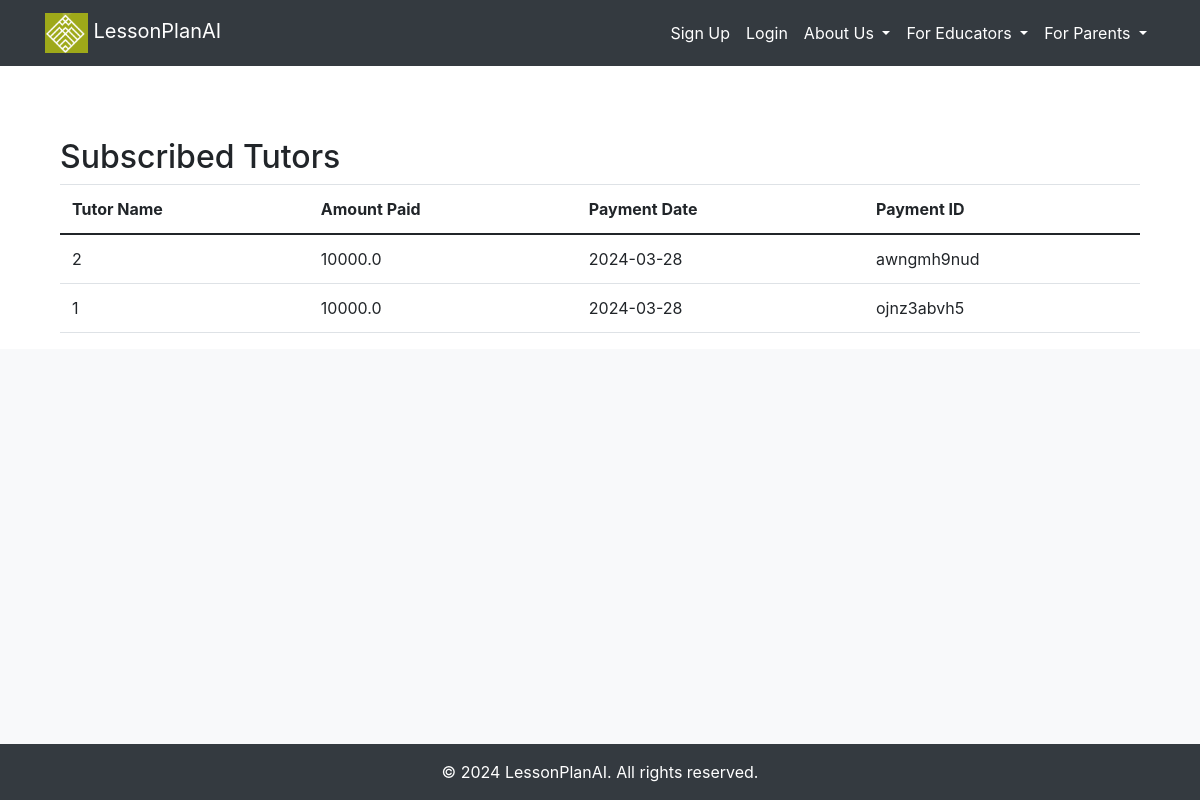
The app's page /subscribed-tutors, older data.
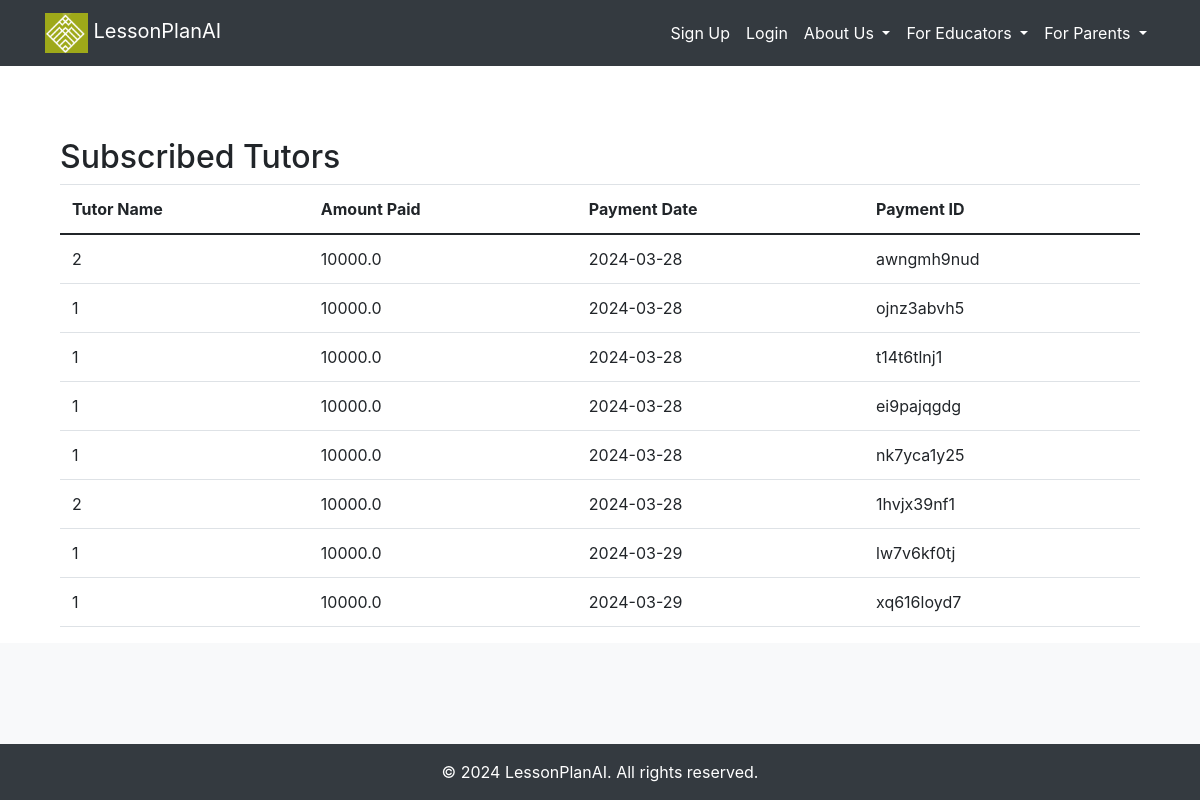
The same page, newer data.
### src/accounts/models.py (models this page shows, shortened)
class TutorFeePayment(db.Model):
    __tablename__ = "tutorfeepayment"
    id = db.Column(db.Integer, primary_key=True)
    tutor_id = db.Column(db.Integer, db.ForeignKey('tutor.id'), nullable=False)
    amount = db.Column(db.Float, nullable=False)
    payment_date = db.Column(db.Date, nullable=False)
    paystack_tutorfeepayment_id = db.Column(db.String(50), nullable=False)
    tutor = db.relationship('Tutor', back_populates='fee_payments')

### src/core/views.py (the view)
@core_bp.route('/subscribed-tutors')
def subscribed_tutors():
    tutor_fee_payments = TutorFeePayment.query.all()
    return render_template('accounts/subscribed_tutors.html', tutor_fee_payments=tutor_fee_payments)

### src/templates/accounts/subscribed_tutors.html
{% extends "_base.html" %}
{% block content %}
<div class="container mt-5">
    <h2>Subscribed Tutors</h2>
    <table class="table">
        <thead>
            <tr>
                <th>Tutor Name</th>
                <th>Amount Paid</th>
                <th>Payment Date</th>
                <th>Payment ID</th>
            </tr>
        </thead>
        <tbody>
            {% for payment in tutor_fee_payments %}
            <tr>
                <td>{{ payment.tutor_id }}</td>
                <td>{{ payment.amount }}</td>
                <td>{{ payment.payment_date.strftime('%Y-%m-%d') }}</td>
                <td>{{ payment.paystack_tutorfeepayment_id }}</td>
            </tr>
            {% endfor %}
        </tbody>
    </table>
</div>
{% endblock %}

### src/templates/_base.html (shortened to what this page needs)
<!DOCTYPE html>
<html>
<head>
    <link href="https://maxcdn.bootstrapcdn.com/bootstrap/4.5.2/css/bootstrap.min.css" rel="stylesheet">
    <link rel="stylesheet" type="text/css" href="/static/styles.css">
    <link href="https://stackpath.bootstrapcdn.com/bootstrap/4.3.1/css/bootstrap.min.css" rel="stylesheet">
    <link href="https://stackpath.bootstrapcdn.com/bootstrap/5.1.0/css/bootstrap.min.css" rel="stylesheet">
    <link rel="stylesheet" href="https://cdnjs.cloudflare.com/ajax/libs/font-awesome/6.1.1/css/all.min.css">
</head>
<body>
    {% include 'navigation.html' %}
    <div class="container mt-4">
        <div>
            {% block content %}
            {% endblock %}
        </div>
    </div>
    <div id="social-media" class="bg-light py-4">
    </div>
    <footer class="bg-dark text-white py-3">
        <div class="container text-center">
            &copy; 2024 LessonPlanAI. All rights reserved.
        </div>
    </footer>
    <link rel="stylesheet" href="https://stackpath.bootstrapcdn.com/bootstrap/4.5.2/css/bootstrap.min.css">
</body>
</html>

### src/templates/navigation.html (shortened to what this page needs)
<header>
  <nav class="navbar navbar-expand-lg navbar-dark bg-dark">
      <div class="container">
          <a class="navbar-brand" href="{{ url_for('core.home') }}">
              <img src="{{ url_for('static', filename='images/fav.png') }}" alt="Logo" class="img-fluid" style="height: 40px;">
              LessonPlanAI
          </a>
          <div class="collapse navbar-collapse" id="navbarResponsive">
              <ul class="navbar-nav ml-auto">
            {% if not current_user.is_authenticated %}
            <li class="nav-item">
              <a class="nav-link" href="{{ url_for('accounts.register') }}">Sign Up</a>
            </li>
            <li class="nav-item">
              <a class="nav-link" href="{{ url_for('accounts.login') }}">Login</a>
            </li>
            {% endif %}
          <li class="nav-item dropdown">
            <a class="nav-link dropdown-toggle" href="#" id="navbarDropdownMenuLink" role="button" data-toggle="dropdown" aria-haspopup="true" aria-expanded="false">
                About Us
            </a>
        </li>
              <li class="nav-item dropdown">
                <a class="nav-link dropdown-toggle" href="#" id="navbarDropdownMenuLink" role="button" data-toggle="dropdown" aria-haspopup="true" aria-expanded="false">
                    For Educators
                </a>
            </li>
            <li class="nav-item dropdown">
              <a class="nav-link dropdown-toggle" href="#" id="navbarDropdownMenuLink" role="button" data-toggle="dropdown" aria-haspopup="true" aria-expanded="false">
                  For Parents
              </a>
          </li>
          </ul>
        </div>
      </div>
  </header>

### src/static/styles.css (style rules this page uses)
a { text-decoration: none; }
body { display: flex; flex-direction: column; min-height: 100vh; }
#social-media { flex: 1 0 auto; }
footer { flex-shrink: 0; }
.navbar-nav .nav-link { color: white !important; }
.navbar-nav { margin-bottom: 0; }
.navbar { padding-top: 0; padding-bottom: 20px; }
table { width: 100%; border-collapse: collapse; }
th, td { border: 1px solid black; padding: 8px; text-align: left; }

Row changes from the older to the newer data that the page shows:
added TutorFeePayment: tutor_id "1", amount "10000.0", payment_date "2024-03-28", paystack_tutorfeepayment_id "t14t6tlnj1"
added TutorFeePayment: tutor_id "1", amount "10000.0", payment_date "2024-03-28", paystack_tutorfeepayment_id "ei9pajqgdg"
added TutorFeePayment: tutor_id "1", amount "10000.0", payment_date "2024-03-28", paystack_tutorfeepayment_id "nk7yca1y25"
added TutorFeePayment: tutor_id "2", amount "10000.0", payment_date "2024-03-28", paystack_tutorfeepayment_id "1hvjx39nf1"
added TutorFeePayment: tutor_id "1", amount "10000.0", payment_date "2024-03-29", paystack_tutorfeepayment_id "lw7v6kf0tj"
added TutorFeePayment: tutor_id "1", amount "10000.0", payment_date "2024-03-29", paystack_tutorfeepayment_id "xq616loyd7"
